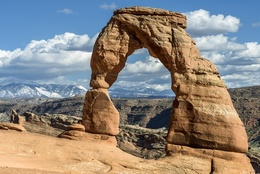
%> input picture Assignment 2 - Local operations/src/media/delicate_arch.jpg, 260 x 174 px, shrunk from 1024 x 684 before the run
$ octave iterativeFiltering.m   (GNU Octave 9; MATLAB toolbox functions it lacks are replaced by stand-ins)
%> lines starting %> are read from the running program, lines starting %| are printed output that depends on the picture
im = im2double(imread("./media/delicate_arch.jpg"));

% Edge preserving bilateral filtering
im_bilat = imbilatfilt(im, 0.12, 6);
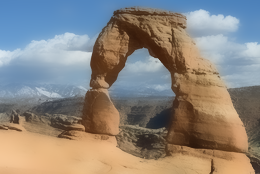
%> im_bilat: size 174x260x3 double; mean R, G, B 0.552, 0.525, 0.497; mean of the top-left, top-right, bottom-left and bottom-right quarters 0.572, 0.559, 0.546, 0.422
im_bilat2 = im;
for i = 1:45
    im_bilat2 = imbilatfilt(im_bilat2, 0.012, 0.6);
end
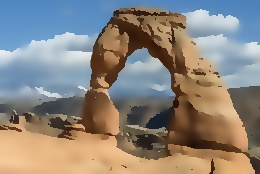
%> im_bilat2: size 174x260x3 double; mean R, G, B 0.552, 0.525, 0.497; mean of the top-left, top-right, bottom-left and bottom-right quarters 0.572, 0.559, 0.546, 0.421


imwrite(im2uint8(im), "./out/6.im.jpg");
imwrite(im2uint8(im_bilat), "./out/6.im_bilat.jpg");
imwrite(im2uint8(im_bilat2), "./out/6.im_bilat2.jpg");
imshow([im, im_bilat, im_bilat2], []);
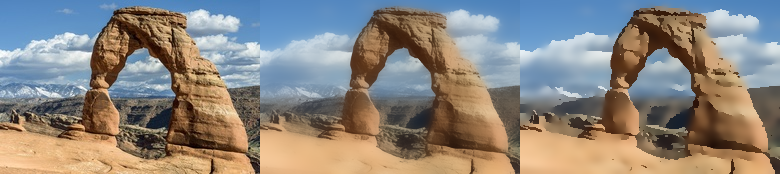
%> displayed picture: size 174x780x3, on the screen's scale of 0 to 255; mean R, G, B 140.8, 133.9, 126.7

$ run again, with Assignment 2 - Local operations/src/media/jellyfish.jpg copied over Assignment 2 - Local operations/src/media/delicate_arch.jpg
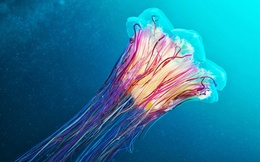
%> input picture Assignment 2 - Local operations/src/media/jellyfish.jpg, 260 x 162 px, shrunk from 2048 x 1280 before the run
%> after the loop `for i = 1:45`:
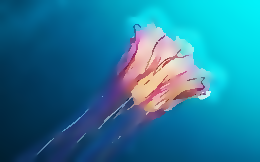
%> im_bilat2: size 162x260x3 double; mean R, G, B 0.134, 0.481, 0.606; mean of the top-left, top-right, bottom-left and bottom-right quarters 0.318, 0.641, 0.236, 0.433
%> `imshow([im, im_bilat, im_bilat2], []);`:
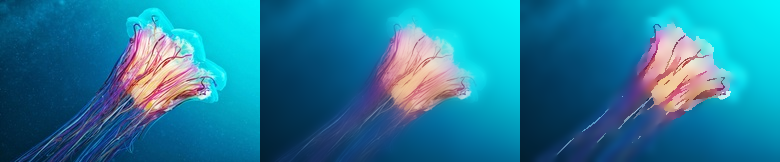
%> displayed picture: size 162x780x3, on the screen's scale of 0 to 255; mean R, G, B 34.1, 122.8, 154.4

$ run again, with Assignment 2 - Local operations/src/media/graz.png saved as Assignment 2 - Local operations/src/media/delicate_arch.jpg
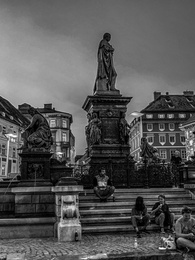
%> input picture Assignment 2 - Local operations/src/media/graz.png, 195 x 260 px, shrunk from 605 x 807 before the run
%> `imwrite(im2uint8(im_bilat2), "./out/6.im_bilat2.jpg");`:
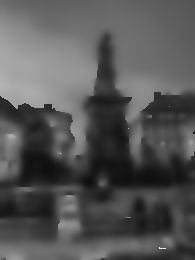
%> saved as 6.im_bilat2.jpg: size 260x195 uint8; min 15, max 232, mean 85.7
%> `imshow([im, im_bilat, im_bilat2], []);`:
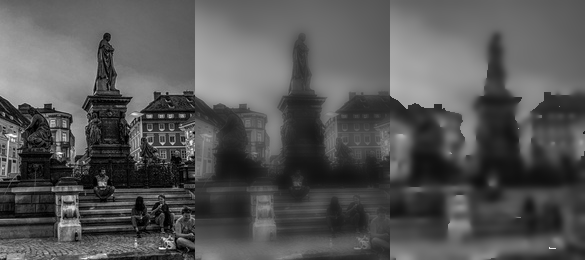
%> displayed picture: size 260x585, on the screen's scale of 0 to 255; min 0, max 255, mean 85.7
